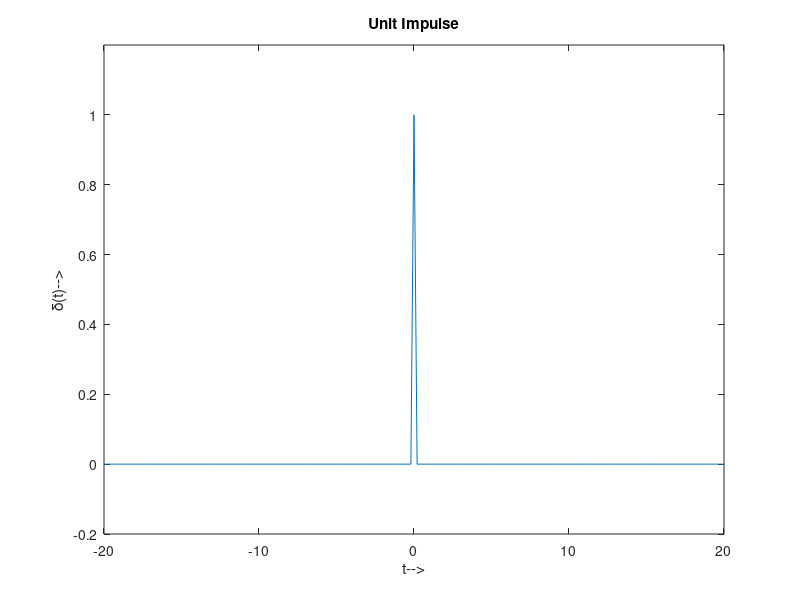

This chart was generated by the following MATLAB code:
t = -20:0.2:20;
delta_t = zeros(size(t));
k = 0;
for i = t
    if i == 0
        delta_t(k+1)=1;
    else
        delta_t(k+1)=0;
    end
    k=k+1;
end

plot(t,delta_t)
xlabel('t-->')
ylabel('\delta(t)-->')
xlim([-20 20])
ylim([-0.2 1.2])
title('Unit Impulse')